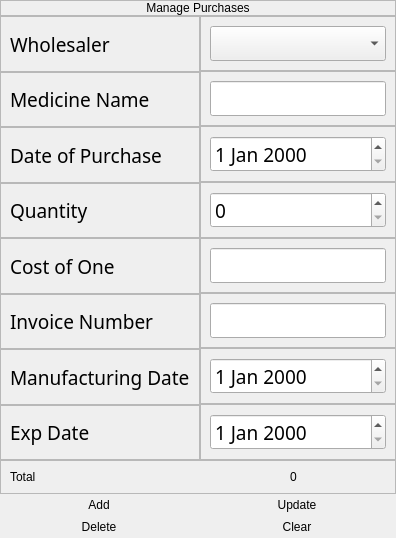
                  <widget class="QFrame" name="frame_38">
                   <property name="sizePolicy">
                    <sizepolicy hsizetype="Fixed" vsizetype="Expanding">
                     <horstretch>0</horstretch>
                     <verstretch>0</verstretch>
                    </sizepolicy>
                   </property>
                   <property name="frameShape">
                    <enum>QFrame::NoFrame</enum>
                   </property>
                   <property name="frameShadow">
                    <enum>QFrame::Plain</enum>
                   </property>
                   <layout class="QVBoxLayout" name="verticalLayout_39">
                    <property name="spacing">
                     <number>0</number>
                    </property>
                    <property name="leftMargin">
                     <number>0</number>
                    </property>
                    <property name="topMargin">
                     <number>0</number>
                    </property>
                    <property name="rightMargin">
                     <number>0</number>
                    </property>
                    <property name="bottomMargin">
                     <number>0</number>
                    </property>
                    <item>
                     <widget class="QFrame" name="frame_39">
                      <property name="sizePolicy">
                       <sizepolicy hsizetype="Preferred" vsizetype="Fixed">
                        <horstretch>0</horstretch>
                        <verstretch>0</verstretch>
                       </sizepolicy>
                      </property>
                      <property name="frameShape">
                       <enum>QFrame::StyledPanel</enum>
                      </property>
                      <property name="frameShadow">
                       <enum>QFrame::Raised</enum>
                      </property>
                      <layout class="QVBoxLayout" name="verticalLayout_18">
                       <property name="spacing">
                        <number>0</number>
                       </property>
                       <property name="leftMargin">
                        <number>0</number>
                       </property>
                       <property name="topMargin">
                        <number>0</number>
                       </property>
                       <property name="rightMargin">
                        <number>0</number>
                       </property>
                       <property name="bottomMargin">
                        <number>0</number>
                       </property>
                       <item alignment="Qt::AlignTop">
                        <widget class="QLabel" name="label_17">
                         <property name="styleSheet">
                          <string notr="true">font: 16pt &quot;Century Gothic&quot;;</string>
                         </property>
                         <property name="text">
                          <string>Manage Purchases</string>
                         </property>
                         <property name="alignment">
                          <set>Qt::AlignCenter</set>
                         </property>
                        </widget>
                       </item>
                      </layout>
                     </widget>
                    </item>
                    <item>
                     <widget class="QFrame" name="frame_40">
                      <property name="sizePolicy">
                       <sizepolicy hsizetype="Fixed" vsizetype="Fixed">
                        <horstretch>0</horstretch>
                        <verstretch>0</verstretch>
                       </sizepolicy>
                      </property>
                      <property name="font">
                       <font>
                        <family>Century Gothic</family>
                        <pointsize>14</pointsize>
                       </font>
                      </property>
                      <property name="autoFillBackground">
                       <bool>false</bool>
                      </property>
                      <property name="frameShape">
                       <enum>QFrame::NoFrame</enum>
                      </property>
                      <property name="frameShadow">
                       <enum>QFrame::Plain</enum>
                      </property>
                      <layout class="QHBoxLayout" name="horizontalLayout_8">
                       <property name="spacing">
                        <number>0</number>
                       </property>
                       <property name="sizeConstraint">
                        <enum>QLayout::SetDefaultConstraint</enum>
                       </property>
                       <property name="leftMargin">
                        <number>0</number>
                       </property>
                       <property name="topMargin">
                        <number>0</number>
                       </property>
                       <property name="rightMargin">
                        <number>0</number>
                       </property>
                       <property name="bottomMargin">
                        <number>0</number>
                       </property>
                       <item>
                        <widget class="QFrame" name="frame_41">
                         <property name="frameShape">
                          <enum>QFrame::NoFrame</enum>
                         </property>
                         <property name="frameShadow">
                          <enum>QFrame::Plain</enum>
                         </property>
                         <layout class="QVBoxLayout" name="verticalLayout_19">
                          <property name="spacing">
                           <number>0</number>
                          </property>
                          <property name="leftMargin">
                           <number>0</number>
                          </property>
                          <property name="topMargin">
                           <number>0</number>
                          </property>
                          <property name="rightMargin">
                           <number>0</number>
                          </property>
                          <property name="bottomMargin">
                           <number>0</number>
                          </property>
                          <item>
                           <widget class="QFrame" name="frame_49">
                            <property name="frameShape">
                             <enum>QFrame::StyledPanel</enum>
                            </property>
                            <property name="frameShadow">
                             <enum>QFrame::Raised</enum>
                            </property>
                            <layout class="QVBoxLayout" name="verticalLayout_47">
                             <item>
                              <widget class="QLabel" name="label_25">
                               <property name="styleSheet">
                                <string notr="true">font: 12pt &quot;Century Gothic&quot;;
color: rgb(0, 0, 0);</string>
                               </property>
                               <property name="text">
                                <string>Wholesaler</string>
                               </property>
                              </widget>
                             </item>
                            </layout>
                           </widget>
                          </item>
                          <item>
                           <widget class="QFrame" name="frame_42">
                            <property name="styleSheet">
                             <string notr="true">font: 16pt &quot;Century Gothic&quot;;</string>
                            </property>
                            <property name="frameShape">
                             <enum>QFrame::StyledPanel</enum>
                            </property>
                            <property name="frameShadow">
                             <enum>QFrame::Raised</enum>
                            </property>
                            <layout class="QVBoxLayout" name="verticalLayout_40">
                             <item>
                              <widget class="QLabel" name="label_18">
                               <property name="styleSheet">
                                <string notr="true">font: 12pt &quot;Century Gothic&quot;;
color: rgb(0, 0, 0);</string>
                               </property>
                               <property name="text">
                                <string>Medicine Name</string>
                               </property>
                              </widget>
                             </item>
                            </layout>
                           </widget>
                          </item>
                          <item>
                           <widget class="QFrame" name="frame_43">
                            <property name="frameShape">
                             <enum>QFrame::StyledPanel</enum>
                            </property>
                            <property name="frameShadow">
                             <enum>QFrame::Raised</enum>
                            </property>
                            <layout class="QVBoxLayout" name="verticalLayout_41">
                             <item>
                              <widget class="QLabel" name="label_19">
                               <property name="styleSheet">
                                <string notr="true">font: 12pt &quot;Century Gothic&quot;;
color: rgb(0, 0, 0);</string>
                               </property>
                               <property name="text">
                                <string>Date of Purchase</string>
                               </property>
                              </widget>
                             </item>
                            </layout>
                           </widget>
                          </item>
                          <item>
                           <widget class="QFrame" name="frame_44">
                            <property name="frameShape">
                             <enum>QFrame::StyledPanel</enum>
                            </property>
                            <property name="frameShadow">
                             <enum>QFrame::Raised</enum>
                            </property>
                            <layout class="QVBoxLayout" name="verticalLayout_42">
                             <item>
                              <widget class="QLabel" name="label_20">
                               <property name="styleSheet">
                                <string notr="true">font: 12pt &quot;Century Gothic&quot;;
color: rgb(0, 0, 0);</string>
                               </property>
                               <property name="text">
                                <string>Quantity</string>
                               </property>
                              </widget>
                             </item>
                            </layout>
                           </widget>
                          </item>
                          <item>
                           <widget class="QFrame" name="frame_45">
                            <property name="frameShape">
                             <enum>QFrame::StyledPanel</enum>
                            </property>
                            <property name="frameShadow">
                             <enum>QFrame::Raised</enum>
                            </property>
                            <layout class="QVBoxLayout" name="verticalLayout_43">
                             <item>
                              <widget class="QLabel" name="label_21">
                               <property name="styleSheet">
                                <string notr="true">font: 12pt &quot;Century Gothic&quot;;
color: rgb(0, 0, 0);</string>
                               </property>
                               <property name="text">
                                <string>Cost of One </string>
                               </property>
                              </widget>
                             </item>
                            </layout>
                           </widget>
                          </item>
                          <item>
                           <widget class="QFrame" name="frame_46">
                            <property name="frameShape">
                             <enum>QFrame::StyledPanel</enum>
                            </property>
                            <property name="frameShadow">
                             <enum>QFrame::Raised</enum>
                            </property>
                            <layout class="QVBoxLayout" name="verticalLayout_44">
                             <item>
                              <widget class="QLabel" name="label_22">
                               <property name="styleSheet">
                                <string notr="true">font: 12pt &quot;Century Gothic&quot;;
color: rgb(0, 0, 0);</string>
                               </property>
                               <property name="text">
                                <string>Invoice Number</string>
                               </property>
                              </widget>
                             </item>
                            </layout>
                           </widget>
                          </item>
                          <item>
                           <widget class="QFrame" name="frame_47">
                            <property name="frameShape">
                             <enum>QFrame::StyledPanel</enum>
                            </property>
                            <property name="frameShadow">
                             <enum>QFrame::Raised</enum>
                            </property>
                            <layout class="QVBoxLayout" name="verticalLayout_45">
                             <item>
                              <widget class="QLabel" name="label_23">
                               <property name="styleSheet">
                                <string notr="true">font: 12pt &quot;Century Gothic&quot;;
color: rgb(0, 0, 0);</string>
                               </property>
                               <property name="text">
                                <string>Manufacturing Date</string>
                               </property>
                              </widget>
                             </item>
                            </layout>
                           </widget>
                          </item>
                          <item>
                           <widget class="QFrame" name="frame_48">
                            <property name="frameShape">
                             <enum>QFrame::StyledPanel</enum>
                            </property>
                            <property name="frameShadow">
                             <enum>QFrame::Raised</enum>
                            </property>
                            <layout class="QVBoxLayout" name="verticalLayout_46">
                             <item>
                              <widget class="QLabel" name="label_24">
                               <property name="styleSheet">
                                <string notr="true">font: 12pt &quot;Century Gothic&quot;;
color: rgb(0, 0, 0);</string>
                               </property>
                               <property name="text">
                                <string>Exp Date</string>
                               </property>
                              </widget>
                             </item>
                            </layout>
                           </widget>
                          </item>
                         </layout>
                        </widget>
                       </item>
                       <item>
                        <widget class="QFrame" name="frame_50">
                         <property name="frameShape">
                          <enum>QFrame::NoFrame</enum>
                         </property>
                         <property name="frameShadow">
                          <enum>QFrame::Plain</enum>
                         </property>
                         <layout class="QVBoxLayout" name="verticalLayout_48">
                          <property name="spacing">
                           <number>0</number>
                          </property>
                          <property name="leftMargin">
                           <number>0</number>
                          </property>
                          <property name="topMargin">
                           <number>0</number>
                          </property>
                          <property name="rightMargin">
                           <number>0</number>
                          </property>
                          <property name="bottomMargin">
                           <number>0</number>
                          </property>
                          <item>
                           <widget class="QFrame" name="frame_60">
                            <property name="frameShape">
                             <enum>QFrame::StyledPanel</enum>
                            </property>
                            <property name="frameShadow">
                             <enum>QFrame::Raised</enum>
                            </property>
                            <layout class="QVBoxLayout" name="verticalLayout_56">
                             <item>
                              <widget class="QComboBox" name="comboBox_3"/>
                             </item>
                            </layout>
                           </widget>
                          </item>
                          <item alignment="Qt::AlignVCenter">
                           <widget class="QFrame" name="frame_51">
                            <property name="frameShape">
                             <enum>QFrame::StyledPanel</enum>
                            </property>
                            <property name="frameShadow">
                             <enum>QFrame::Raised</enum>
                            </property>
                            <layout class="QVBoxLayout" name="verticalLayout_49">
                             <item alignment="Qt::AlignVCenter">
                              <widget class="QLineEdit" name="lineEdit_3">
                               <property name="sizePolicy">
                                <sizepolicy hsizetype="Preferred" vsizetype="Fixed">
                                 <horstretch>0</horstretch>
                                 <verstretch>0</verstretch>
                                </sizepolicy>
                               </property>
                               <property name="placeholderText">
                                <string/>
                               </property>
                              </widget>
                             </item>
                            </layout>
                           </widget>
                          </item>
                          <item>
                           <widget class="QFrame" name="frame_52">
                            <property name="frameShape">
                             <enum>QFrame::StyledPanel</enum>
                            </property>
                            <property name="frameShadow">
                             <enum>QFrame::Raised</enum>
                            </property>
                            <layout class="QVBoxLayout" name="verticalLayout_50">
                             <item>
                              <widget class="QDateEdit" name="dateEdit_4"/>
                             </item>
                            </layout>
                           </widget>
                          </item>
                          <item>
                           <widget class="QFrame" name="frame_53">
                            <property name="frameShape">
                             <enum>QFrame::StyledPanel</enum>
                            </property>
                            <property name="frameShadow">
                             <enum>QFrame::Raised</enum>
                            </property>
                            <layout class="QVBoxLayout" name="verticalLayout_51">
                             <item>
                              <widget class="QSpinBox" name="spinBox_4"/>
                             </item>
                            </layout>
                           </widget>
                          </item>
                          <item>
                           <widget class="QFrame" name="frame_54">
                            <property name="frameShape">
                             <enum>QFrame::StyledPanel</enum>
                            </property>
                            <property name="frameShadow">
                             <enum>QFrame::Raised</enum>
                            </property>
                            <layout class="QVBoxLayout" name="verticalLayout_52">
                             <item>
                              <widget class="QLineEdit" name="lineEdit_5">
                               <property name="sizePolicy">
                                <sizepolicy hsizetype="Preferred" vsizetype="Fixed">
                                 <horstretch>0</horstretch>
                                 <verstretch>0</verstretch>
                                </sizepolicy>
                               </property>
                               <property name="placeholderText">
                                <string/>
                               </property>
                              </widget>
                             </item>
                            </layout>
                           </widget>
                          </item>
                          <item>
                           <widget class="QFrame" name="frame_55">
                            <property name="frameShape">
                             <enum>QFrame::StyledPanel</enum>
                            </property>
                            <property name="frameShadow">
                             <enum>QFrame::Raised</enum>
                            </property>
                            <layout class="QVBoxLayout" name="verticalLayout_53">
                             <item>
                              <widget class="QLineEdit" name="lineEdit_6">
                               <property name="sizePolicy">
                                <sizepolicy hsizetype="Preferred" vsizetype="Fixed">
                                 <horstretch>0</horstretch>
                                 <verstretch>0</verstretch>
                                </sizepolicy>
                               </property>
                               <property name="placeholderText">
                                <string/>
                               </property>
                              </widget>
                             </item>
                            </layout>
                           </widget>
                          </item>
                          <item>
                           <widget class="QFrame" name="frame_56">
                            <property name="frameShape">
                             <enum>QFrame::StyledPanel</enum>
                            </property>
                            <property name="frameShadow">
                             <enum>QFrame::Raised</enum>
                            </property>
                            <layout class="QVBoxLayout" name="verticalLayout_54">
                             <item>
                              <widget class="QDateEdit" name="dateEdit_2"/>
                             </item>
                            </layout>
                           </widget>
                          </item>
                          <item>
                           <widget class="QFrame" name="frame_57">
                            <property name="frameShape">
                             <enum>QFrame::StyledPanel</enum>
                            </property>
                            <property name="frameShadow">
                             <enum>QFrame::Raised</enum>
                            </property>
                            <layout class="QVBoxLayout" name="verticalLayout_55">
                             <item>
                              <widget class="QDateEdit" name="dateEdit_3"/>
                             </item>
                            </layout>
                           </widget>
                          </item>
                         </layout>
                        </widget>
                       </item>
                      </layout>
                     </widget>
                    </item>
                    <item alignment="Qt::AlignTop">
                     <widget class="QFrame" name="frame_156">
                      <property name="frameShape">
                       <enum>QFrame::StyledPanel</enum>
                      </property>
                      <property name="frameShadow">
                       <enum>QFrame::Raised</enum>
                      </property>
                      <layout class="QHBoxLayout" name="horizontalLayout_51">
                       <item>
                        <widget class="QLabel" name="label_85">
                         <property name="styleSheet">
                          <string notr="true">font: 12pt &quot;Century Gothic&quot;;
color: rgb(0, 0, 0);</string>
                         </property>
                         <property name="text">
                          <string>Total</string>
                         </property>
                        </widget>
                       </item>
                       <item>
                        <widget class="QLabel" name="label_86">
                         <property name="styleSheet">
                          <string notr="true">font: 12pt &quot;Century Gothic&quot;;
color: rgb(0, 0, 0);</string>
                         </property>
                         <property name="text">
                          <string>0</string>
                         </property>
                         <property name="alignment">
                          <set>Qt::AlignCenter</set>
                         </property>
                        </widget>
                       </item>
                      </layout>
                     </widget>
                    </item>
                    <item>
                     <widget class="QFrame" name="frame_61">
                      <property name="sizePolicy">
                       <sizepolicy hsizetype="Preferred" vsizetype="Preferred">
                        <horstretch>0</horstretch>
                        <verstretch>0</verstretch>
                       </sizepolicy>
                      </property>
                      <property name="frameShape">
                       <enum>QFrame::NoFrame</enum>
                      </property>
                      <property name="frameShadow">
                       <enum>QFrame::Plain</enum>
                      </property>
                      <layout class="QGridLayout" name="gridLayout_2">
                       <property name="leftMargin">
                        <number>0</number>
                       </property>
                       <property name="topMargin">
                        <number>0</number>
                       </property>
                       <property name="rightMargin">
                        <number>0</number>
                       </property>
                       <property name="bottomMargin">
                        <number>0</number>
                       </property>
                       <property name="spacing">
                        <number>0</number>
                       </property>
                       <item row="0" column="1">
                        <widget class="QPushButton" name="pushButton_12">
                         <property name="styleSheet">
                          <string notr="true">font: 16pt &quot;Century Gothic&quot;;</string>
                         </property>
                         <property name="text">
                          <string>Update</string>
                         </property>
                         <property name="flat">
                          <bool>true</bool>
                         </property>
                        </widget>
                       </item>
                       <item row="1" column="0">
                        <widget class="QPushButton" name="pushButton_13">
                         <property name="styleSheet">
                          <string notr="true">font: 16pt &quot;Century Gothic&quot;;</string>
                         </property>
                         <property name="text">
                          <string>Delete</string>
                         </property>
                         <property name="flat">
                          <bool>true</bool>
                         </property>
                        </widget>
                       </item>
                       <item row="0" column="0">
                        <widget class="QPushButton" name="pushButton_14">
                         <property name="styleSheet">
                          <string notr="true">font: 16pt &quot;Century Gothic&quot;;</string>
                         </property>
                         <property name="text">
                          <string>Add</string>
                         </property>
                         <property name="flat">
                          <bool>true</bool>
                         </property>
                        </widget>
                       </item>
                       <item row="1" column="1">
                        <widget class="QPushButton" name="pushButton_15">
                         <property name="styleSheet">
                          <string notr="true">font: 16pt &quot;Century Gothic&quot;;</string>
                         </property>
                         <property name="text">
                          <string>Clear</string>
                         </property>
                         <property name="flat">
                          <bool>true</bool>
                         </property>
                        </widget>
                       </item>
                      </layout>
                     </widget>
                    </item>
                   </layout>
                  </widget>
